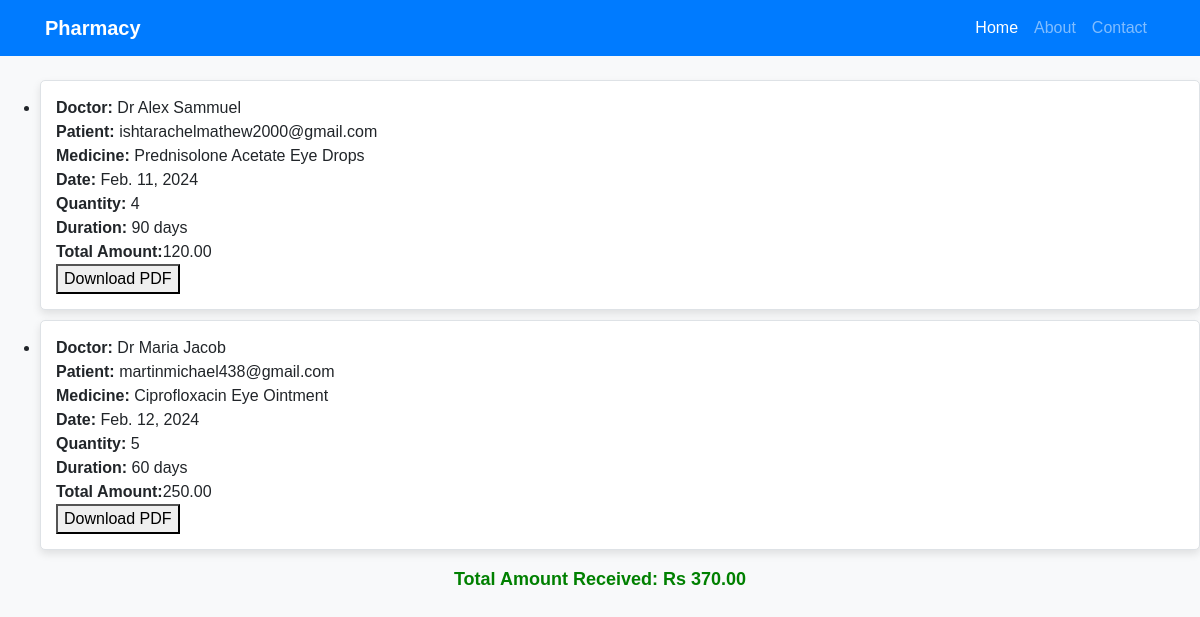
Screenshot of /view_prescription/ with the database file from the repository.
### eyeapp/models.py (models this page shows, shortened)
class Prescription(models.Model):
    doctor = models.ForeignKey(Docs, on_delete=models.CASCADE)
    patient = models.ForeignKey(CustomUser, on_delete=models.CASCADE)
    appointment = models.ForeignKey(Appointment, on_delete=models.CASCADE)
    medicine = models.ForeignKey(Medicine, on_delete=models.CASCADE)
    morning = models.BooleanField(default=False)
    noon = models.BooleanField(default=False)
    evening = models.BooleanField(default=False)
    date_of_prescription = models.DateField()
    quantity = models.PositiveIntegerField()
    duration = models.CharField(max_length=100)
    dosages = models.CharField(max_length=100,null=True, blank=True)

class Docs(models.Model):
    user = models.ForeignKey(CustomUser, on_delete=models.CASCADE, blank=True, null=True)
    Dep_id = models.ForeignKey(Deps, on_delete=models.CASCADE)
    Name = models.CharField(max_length=110)
    dob = models.CharField(max_length=50, blank=True, null=True)
    city = models.TextField()
    address = models.CharField(max_length=50, blank=True, null=True)
    phn = models.IntegerField()
    gender = models.CharField(max_length=10, choices=[('Male', 'Male'), ('Female', 'Female'), ('Others', 'Others')], blank=True, null=True)
    state = models.CharField(max_length=100, null=True, blank=True)
    country = models.CharField(max_length=100, null=True, blank=True)
    institution = models.CharField(max_length=100, null=True, blank=True)
    subject = models.CharField(max_length=100, null=True, blank=True)
    degree = models.CharField(max_length=100, null=True, blank=True)
    year = models.CharField(max_length=100, null=True, blank=True)
    reset_password = models.CharField(max_length=128, null=True, blank=True)  # New field for reset password

class CustomUser(AbstractUser):
    PATIENT = 1
    DOCTOR = 2
    RECEPTIONIST = 3
    PHARMACIST = 4
    ADMIN = 5
    ROLE_CHOICES = (
        (PATIENT, 'Patient'),
        (DOCTOR, 'Doctor'),
        (RECEPTIONIST, 'Receptionist'),
        (PHARMACIST, 'Pharmacist'),
        (ADMIN, 'Admin'),
    )
    username = None
    first_name = None
    last_name = None
    USERNAME_FIELD = 'email'
    email = models.EmailField(max_length=100, unique=True)
    password = models.CharField(max_length=128)
    role = models.PositiveSmallIntegerField(choices=ROLE_CHOICES, blank=True, null=True, default=1)
    is_admin = models.BooleanField(default=False)
    is_staff = models.BooleanField(default=False)
    is_active = models.BooleanField(default=True)
    is_superadmin = models.BooleanField(default=False)
    REQUIRED_FIELDS = []
    objects = UserManager()

class Medicine(models.Model):
    medicineName = models.CharField(max_length=100)
    details = models.TextField(null=True, blank=True)
    companyName = models.CharField(max_length=100)
    expiryDate = models.DateField(null=True, blank=True)
    contains = models.CharField(max_length=100)
    dosage = models.CharField(max_length=100)
    MedCatId = models.ForeignKey(MedicineCategory, on_delete=models.CASCADE)
    price = models.DecimalField(max_digits=10, decimal_places=2,null=True, blank=True)  # New field for price
    is_active = models.BooleanField(default=True)

### eyeapp/views.py (the view)
# urls.py: path('view_prescription/', views.view_prescription, name='view_prescription'),
def view_prescription(request):
    prescriptions = Prescription.objects.all()
    context = {
        'prescriptions': prescriptions,
    }
    return render(request, 'view_prescription.html', context)

### templates/view_prescription.html (shortened to what this page needs)
<!DOCTYPE html>
<html lang="en">
<head>
    <link rel="stylesheet" href="https://maxcdn.bootstrapcdn.com/bootstrap/4.0.0/css/bootstrap.min.css">
</head>
<body>
    <nav class="navbar navbar-expand-lg navbar-dark fixed-top">
        <div class="container">
            <a class="navbar-brand" href="#">Pharmacy</a>
            <div class="collapse navbar-collapse" id="navbarNav">
                <ul class="navbar-nav ml-auto">
                    <li class="nav-item active">
                        <a class="nav-link" href="{% url 'phar_staff_page' %}">Home <span class="sr-only">(current)</span></a>
                    </li>
                    <li class="nav-item">
                        <a class="nav-link" href="#">About</a>
                    </li>
                    <li class="nav-item">
                        <a class="nav-link" href="#">Contact</a>
                    </li>
                </ul>
            </div>
        </div>
    </nav>
    <div class="prescription-list">
        <ul id="prescription-list">
            {% for prescription in prescriptions %}
                <li class="prescription-item">
                    <strong>Doctor:</strong> {{ prescription.doctor.Name }}<br>
                    <strong>Patient:</strong> {{ prescription.patient.email }}<br>
                    <strong>Medicine:</strong> {{ prescription.medicine.medicineName }}<br>
                    <strong>Date:</strong> {{ prescription.date_of_prescription }}<br>
                    <strong>Quantity: </strong> {{ prescription.quantity }}<br>
                    <strong>Duration:</strong> {{ prescription.duration }}<br>
                    <strong>Total Amount:</strong><span id="total-amount-{{ prescription.id }}"></span><br>
                    <button onclick="window.location.href='{% url 'generate_pdf_bill' prescription.id %}'">Download PDF</button>
                </li>
            {% empty %}
                <li class="alert alert-info">No prescriptions available.</li>
            {% endfor %}
        </ul>
    </div>
    <div id="total-amount" style="font-size: 18px; font-weight: bold; color: green; text-align: center;">
    </div>
</body>
</html>

### templates/view_prescription.html (style rules this page uses)
body { font-family: Arial, sans-serif; background-color: #f8f9fa; margin: 0; padding-top: 60px; }
.prescription-list { margin-top: 20px; }
.prescription-item { background-color: #fff; border: 1px solid #dee2e6; border-radius: 5px; padding: 15px; margin-bottom: 10px; box-shadow: 0 4px 8px 0 rgba(0,0,0,0.1); }
.navbar { background-color: #007bff; }
.navbar-brand { color: #fff; font-weight: bold; }
.navbar-nav .nav-link { color: #fff; }

### rows the page displays
Prescription: doctor.Name "Dr Alex Sammuel", patient.email "ishtarachelmathew2000@gmail.com", medicine.medicineName "Prednisolone Acetate Eye Drops", date_of_prescription "Feb. 11, 2024", quantity "4", duration "90 days"
Prescription: doctor.Name "Dr Maria Jacob", patient.email "martinmichael438@gmail.com", medicine.medicineName "Ciprofloxacin Eye Ointment", date_of_prescription "Feb. 12, 2024", quantity "5", duration "60 days"
